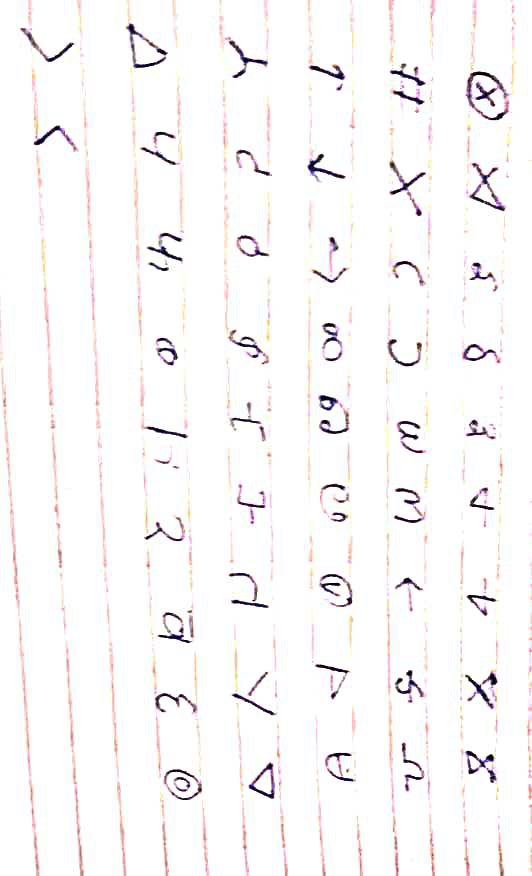
#> input picture images/saurabh2bet.jpg, 532 x 876 px, found by its file name
$ python segmentation.py
#> lines starting #> are read from the running program, lines starting #| are printed output that depends on the picture; after the words box and inside, x2 and y2 are one past the last pixel; in counts of white or black regions, pixels touching at a corner belong together
import cv2
import numpy as np

def character_segmentation(image_path):
    # Load the image
    image = cv2.imread(image_path)
#> image is the input picture: shape (876, 532, 3); mean B, G, R 246.9, 246.8, 248.6

    # Calculate the resizing ratio based on both width and height
    max_display_width = 1000  # Maximum width for display
    max_display_height = 800  # Maximum height for display
    width_ratio = max_display_width / image.shape[1]
#> width_ratio = 1.88
    height_ratio = max_display_height / image.shape[0]
#> height_ratio = 0.913
    resizing_ratio = min(width_ratio, height_ratio)
#> resizing_ratio = 0.913

    # Resize the image to fit the screen without cropping
    resized_image = cv2.resize(image, None, fx=resizing_ratio, fy=resizing_ratio, interpolation=cv2.INTER_AREA)

    # Convert the image to grayscale
    gray_img = cv2.cvtColor(resized_image, cv2.COLOR_BGR2GRAY)
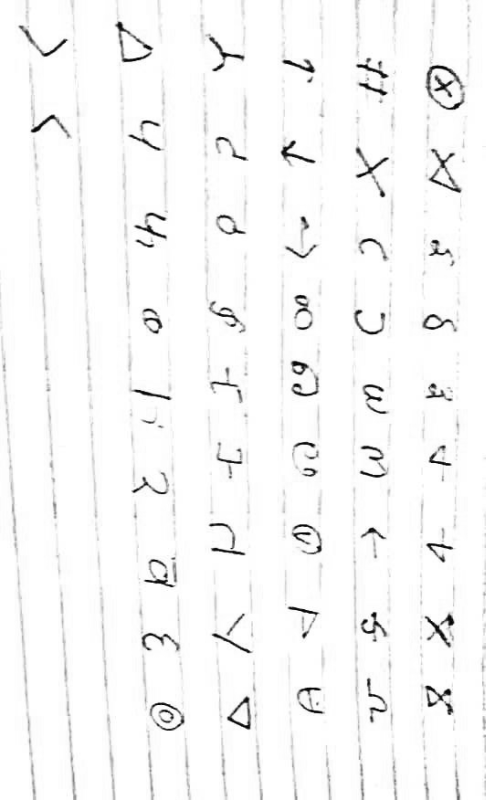
#> gray_img: shape (800, 486); min 2, max 255, mean 247.4

    # Apply thresholding
    _, thresh_img = cv2.threshold(gray_img, 120, 255, cv2.THRESH_BINARY_INV)
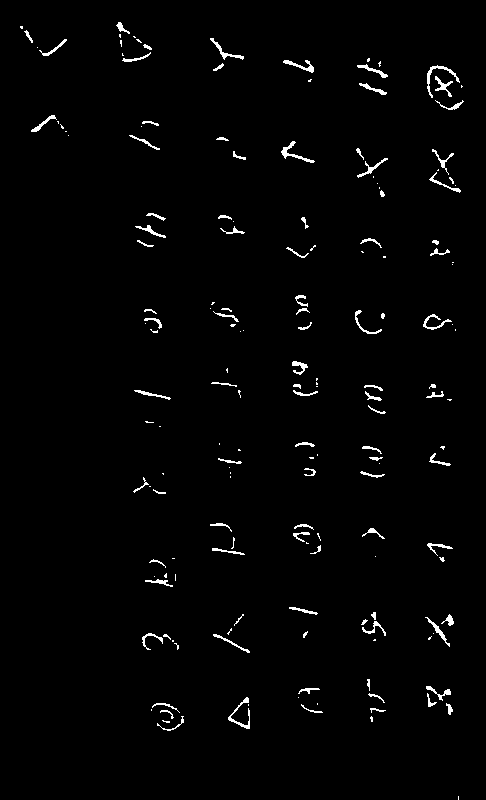
#> thresh_img: shape (800, 486); 1.6% white in thin lines or dots, all inside (x1, y1, x2, y2) = (20, 22, 464, 800)

    # Dilation to increase border width
    kernel = np.ones((5, 5), np.uint8)
    dilated_img = cv2.dilate(thresh_img, kernel, iterations=1)
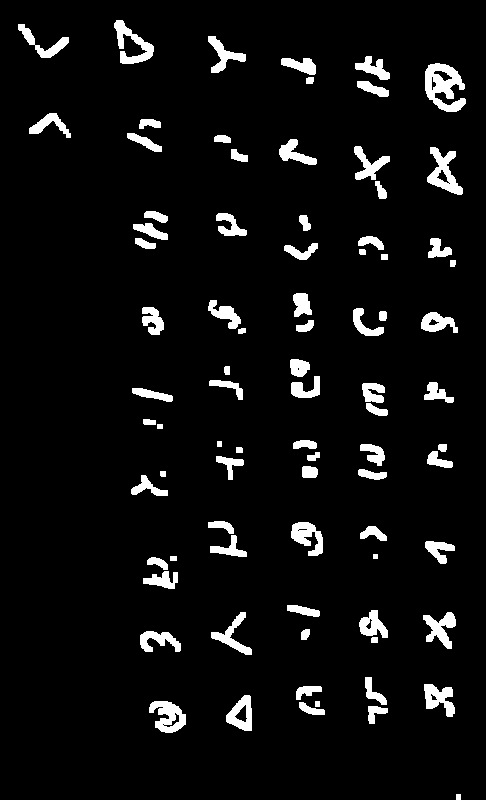
#> dilated_img: shape (800, 486); 5.9% white; 83 white regions

    # Find contours
    contours, _ = cv2.findContours(dilated_img.copy(), cv2.RETR_EXTERNAL, cv2.CHAIN_APPROX_SIMPLE)
#> contours = 83 contours, 1 with area under 20; largest, box (x1, y1, x2, y2) and area: (425, 63, 466, 112) 1182, (427, 147, 463, 195) 770, (149, 701, 186, 733) 696, (114, 20, 154, 64) 628, (226, 695, 252, 731) 598

    # Draw bounding boxes with adjusted border width
    for cnt in contours:
        x, y, w, h = cv2.boundingRect(cnt)

        # Expand the bounding box
        border_width = 10  # Adjust border width as needed
        x -= border_width
        y -= border_width
        w += 2 * border_width
        h += 2 * border_width

        # Ensure the coordinates are within the image boundaries
        x = max(x, 0)
        y = max(y, 0)
        w = min(w, resized_image.shape[1] - x)
        h = min(h, resized_image.shape[0] - y)

        # Draw the expanded bounding box
        cv2.rectangle(resized_image, (x, y), (x + w, y + h), (255, 0, 255), 2)
#> this loop made 83 passes
#> (x, y, w, h) on passes 2, 3, 5, 6, 7, 8, 9, 10, 11, 12, 13, 14: (358, 696, 40, 38), (289, 692, 46, 33), (139, 691, 57, 52), (216, 685, 46, 56), (286, 676, 46, 34), (414, 674, 51, 53), (355, 667, 42, 48), (361, 627, 27, 26), (130, 621, 61, 41), (291, 619, 29, 31), (413, 602, 53, 57), (201, 602, 61, 63)
#> (cnt, x, y, w, h) on passes 1, 4, 19, 20, 36, 38: ([[456, 794], [456, 799], [460, 799], [460, 794]], 446, 784, 25, 16), ([[315, 701], [315, 706], [319, 706], [319, 701]], 305, 691, 25, 26), ([[170, 556], [170, 560], [176, 560], [176, 556]], 160, 546, 27, 25), ([[373, 554], [373, 558], [377, 558], [377, 554]], 363, 544, 25, 25), ([[217, 441], [217, 446], [221, 446], [221, 441]], 207, 431, 25, 26), ([[157, 424], [157, 428], [162, 428], [162, 424]], 147, 414, 26, 25)
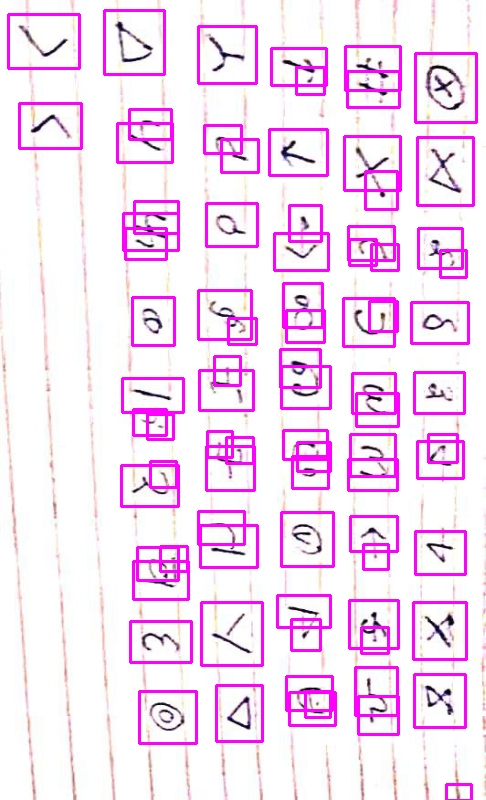
#> resized_image: shape (800, 486, 3); mean B, G, R 247.8, 222, 249.4

    # Display the result
    cv2.imshow('Character Segmentation', resized_image)
    cv2.waitKey(0)
    cv2.destroyAllWindows()

# Example usage
image_path = "C:\\Users\\amans\\OneDrive\\Documents\\GitHub\\stat_sem2_project\\images\\saurabh2bet.jpg"
character_segmentation(image_path)

$ run again, with images/saurabh1bet.jpg copied over images/saurabh2bet.jpg
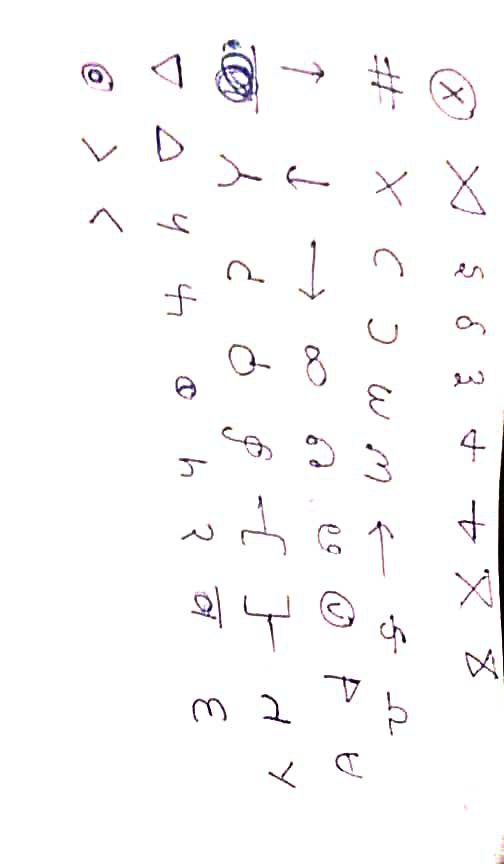
#> input picture images/saurabh1bet.jpg, 504 x 864 px, found by its file name
#> in character_segmentation, image is the input picture: shape (864, 504, 3); mean B, G, R 250.3, 249.7, 250.4
#> in character_segmentation, `_, thresh_img = cv2.threshold(gray_img, 120, 255, cv2.THRESH_BINARY_INV)`:
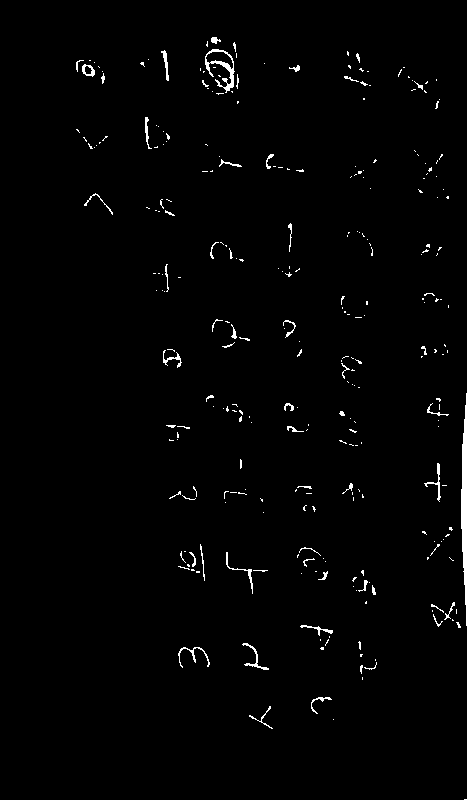
#> thresh_img: shape (800, 467); 1.3% white; 290 white regions (236 under 20 px), largest, box (x1, y1, x2, y2) and area: (461, 393, 467, 626) 883, (205, 49, 235, 93) 369, (178, 647, 210, 668) 124
#> dilated_img: shape (800, 467); 5.7% white; 108 white regions (1 under 20 px)
#> contours = 108 contours, 13 with area under 20; largest, box (x1, y1, x2, y2) and area: (198, 35, 241, 97) 1696, (459, 391, 467, 628) 1145, (176, 542, 207, 583) 603, (429, 600, 463, 630) 555, (74, 58, 107, 86) 490
#> the loop in character_segmentation, `for cnt in contours:` made 108 passes
#> (x, y, w, h) on passes 3 to 10: (237, 694, 48, 47), (299, 685, 45, 41), (348, 647, 41, 45), (166, 635, 56, 45), (230, 631, 51, 51), (346, 629, 29, 40), (288, 613, 57, 49), (419, 590, 48, 50)
#> after the loop in character_segmentation, `for cnt in contours:`:
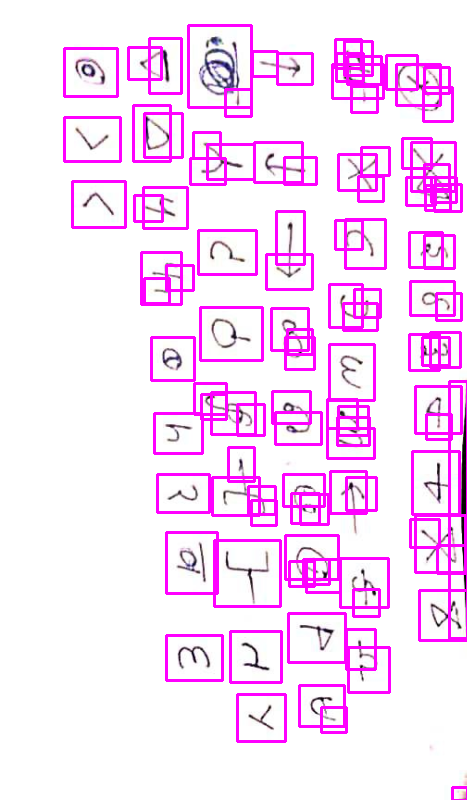
#> resized_image: shape (800, 467, 3); mean B, G, R 251.1, 221.1, 251.2
